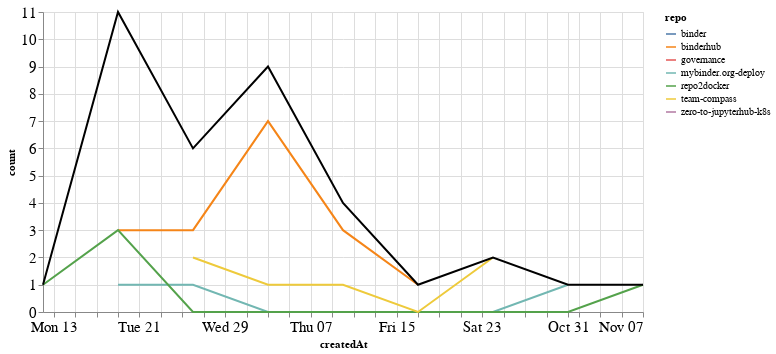

The cell this chart's notebook holds for it:
### Markdown cell above
### Comments

### Code cell
comments_time = comments.groupby('repo').resample('W', on='createdAt').count()['author'].reset_index()
comments_time = comments_time.rename(columns={'author': 'count'})
comments_time_total = comments_time.groupby('createdAt').agg({"count": "sum"}).reset_index()
ch1 = alt.Chart(comments_time, width=600).mark_line().encode(
    x='createdAt',
    y='count',
    color='repo',
    tooltip="repo"
)

ch2 = alt.Chart(comments_time_total, width=600).mark_line(color="black").encode(
    x='createdAt',
    y='count',
)

ch1 + ch2

### Figure 1 — Vega-Lite specification as saved in the notebook (floating-point values rounded to 4 significant figures)
{"config": {"axisLeft": {"labelFontSize": 15}, "axisBottom": {"labelFontSize": 15}}, "layer": [{"data": {"name": "data-712497e3297f6fc1b1696c1d7db9cc8a"}, "mark": "line", "encoding": {"color": {"type": "nominal", "field": "repo"}, "tooltip": {"type": "nominal", "field": "repo"}, "x": {"type": "temporal", "field": "createdAt"}, "y": {"type": "quantitative", "field": "count"}}, "width": 600}, {"data": {"name": "data-76cfb58dac0a474fdbeb70c7da89987a"}, "mark": {"type": "line", "color": "black"}, "encoding": {"x": {"type": "temporal", "field": "createdAt"}, "y": {"type": "quantitative", "field": "count"}}, "width": 600}], "$schema": "https://vega.github.io/schema/vega-lite/v4.8.1.json", "datasets": {"data-712497e3297f6fc1b1696c1d7db9cc8a": [{"repo": "binder", "createdAt": "2021-09-19T00:00:00", "count": 3}, {"repo": "binderhub", "createdAt": "2021-09-19T00:00:00", "count": 3}, {"repo": "binderhub", "createdAt": "2021-09-26T00:00:00", "count": 3}, {"repo": "binderhub", "createdAt": "2021-10-03T00:00:00", "count": 7}, {"repo": "binderhub", "createdAt": "2021-10-10T00:00:00", "count": 3}, {"repo": "binderhub", "createdAt": "2021-10-17T00:00:00", "count": 1}, {"repo": "governance", "createdAt": "2021-09-19T00:00:00", "count": 1}, {"repo": "mybinder.org-deploy", "createdAt": "2021-09-19T00:00:00", "count": 1}, {"repo": "mybinder.org-deploy", "createdAt": "2021-09-26T00:00:00", "count": 1}, {"repo": "mybinder.org-deploy", "createdAt": "2021-10-03T00:00:00", "count": 0}, {"repo": "mybinder.org-deploy", "createdAt": "2021-10-10T00:00:00", "count": 0}, {"repo": "mybinder.org-deploy", "createdAt": "2021-10-17T00:00:00", "count": 0}, {"repo": "mybinder.org-deploy", "createdAt": "2021-10-24T00:00:00", "count": 0}, {"repo": "mybinder.org-deploy", "createdAt": "2021-10-31T00:00:00", "count": 1}, {"repo": "repo2docker", "createdAt": "2021-09-12T00:00:00", "count": 1}, {"repo": "repo2docker", "createdAt": "2021-09-19T00:00:00", "count": 3}, {"repo": "repo2docker", "createdAt": "2021-09-26T00:00:00", "count": 0}, {"repo": "repo2docker", "createdAt": "2021-10-03T00:00:00", "count": 0}, {"repo": "repo2docker", "createdAt": "2021-10-10T00:00:00", "count": 0}, {"repo": "repo2docker", "createdAt": "2021-10-17T00:00:00", "count": 0}, {"repo": "repo2docker", "createdAt": "2021-10-24T00:00:00", "count": 0}, {"repo": "repo2docker", "createdAt": "2021-10-31T00:00:00", "count": 0}, {"repo": "repo2docker", "createdAt": "2021-11-07T00:00:00", "count": 1}, {"repo": "team-compass", "createdAt": "2021-09-26T00:00:00", "count": 2}, {"repo": "team-compass", "createdAt": "2021-10-03T00:00:00", "count": 1}, {"repo": "team-compass", "createdAt": "2021-10-10T00:00:00", "count": 1}, {"repo": "team-compass", "createdAt": "2021-10-17T00:00:00", "count": 0}, {"repo": "team-compass", "createdAt": "2021-10-24T00:00:00", "count": 2}, {"repo": "zero-to-jupyterhub-k8s", "createdAt": "2021-10-03T00:00:00", "count": 1}], "data-76cfb58dac0a474fdbeb70c7da89987a": [{"createdAt": "2021-09-12T00:00:00", "count": 1}, {"createdAt": "2021-09-19T00:00:00", "count": 11}, {"createdAt": "2021-09-26T00:00:00", "count": 6}, {"createdAt": "2021-10-03T00:00:00", "count": 9}, {"createdAt": "2021-10-10T00:00:00", "count": 4}, {"createdAt": "2021-10-17T00:00:00", "count": 1}, {"createdAt": "2021-10-24T00:00:00", "count": 2}, {"createdAt": "2021-10-31T00:00:00", "count": 1}, {"createdAt": "2021-11-07T00:00:00", "count": 1}]}}
